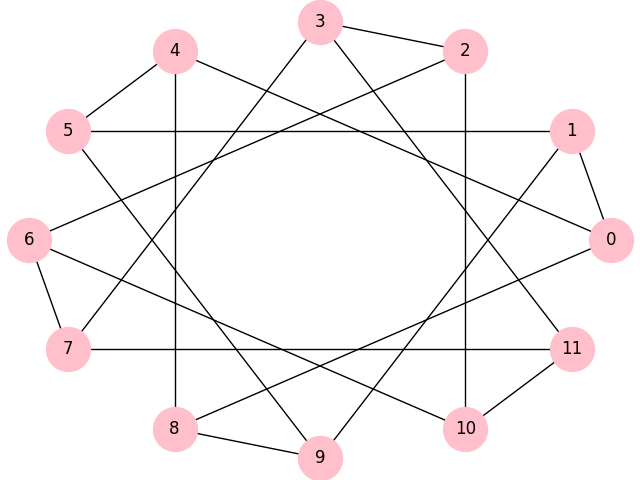

The Python source for this figure:
"""Creates a regular graph with 12 nodes and 3 neighbors per node."""
import networkx as nx
import matplotlib.pyplot as plt


class OddRegularGraph:
    """Creates a regular graph with k edges.

    Args:
        n: number of nodes, must be even
        k: number of neighbors, must be odd and less than n
    """

    def __init__(self, n: int, k: int):
        if k % 2 == 0:
            raise ValueError('k must be odd')
        if n % 2:
            raise ValueError('n must be even')
        if k > n:
            raise ValueError('k must be less than n')

        self.graph: nx.Graph = self.create_graph(n, k)

        self.generate_edges(n, k)

    def create_graph(self, n: int, k: int) -> nx.Graph:
        """Generate the graph."""
        graph = nx.Graph()
        nodes = range(n)
        graph.add_nodes_from(nodes)
        return graph

    def generate_edges(self, n: int, k: int):
        """Generates k edges for n nodes."""
        # First pass
        for x in self.graph:
            for y in range(n + 1):
                y %= n
                if x == y:
                    continue
                if len(self.graph[x]) < 1 and len(self.graph[y]) < 1:
                    self.graph.add_edge(x, y)

        # Second pass
        for i in range(n // k, n // k + k):
            for x in self.graph:
                if len(self.graph[x]) < k and len(self.graph[(x + i) % n]) < k:
                    self.graph.add_edge(x, (x + i) % n)

    def draw_circular_graph(self):
        """Draw and save the graph."""
        nx.draw_circular(self.graph, node_color="pink", node_size=1000, with_labels=True)
        plt.savefig("odd_regular_graph.png")


if __name__ == "__main__":
    org = OddRegularGraph(12, 3)
    org.draw_circular_graph()
